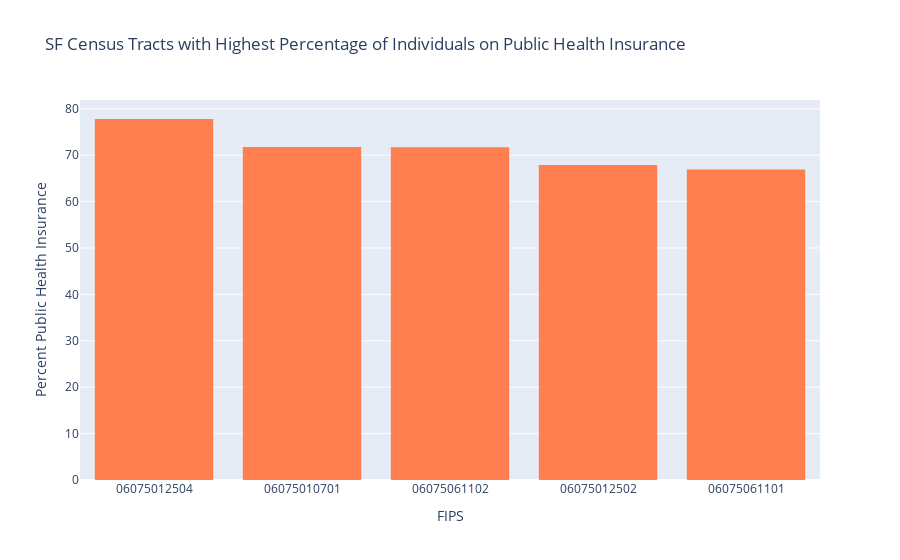

The notebook cell this image was saved under:
### Code cell
# creating an interactive bar chart for public health insurance coverage by census tract
HIdf_sorted[['FIPS','Percent Public Health Insurance']].head(5)

fig=px.bar(HIdf_sorted.head(5),
           x='FIPS',
           y='Percent Public Health Insurance',
           title='SF Census Tracts with Highest Percentage of Individuals on Public Health Insurance'
          )
fig.update_traces(marker_line_width=0, marker_color='coral')
           
fig.show()

### Figure 1 — Plotly figure (JSON) as saved in the notebook; plotly's stock layout.template omitted (floating-point values rounded to 4 significant figures)
{"data": [{"alignmentgroup": "True", "hovertemplate": "FIPS=%{x}<br>Percent Public Health Insurance=%{y}<extra></extra>", "legendgroup": "", "marker": {"color": "coral", "line": {"width": 0}, "pattern": {"shape": ""}}, "name": "", "offsetgroup": "", "orientation": "v", "showlegend": false, "textposition": "auto", "type": "bar", "x": ["06075012504", "06075010701", "06075061102", "06075012502", "06075061101"], "xaxis": "x", "y": [77.8, 71.75, 71.72, 67.88, 66.92], "yaxis": "y"}], "layout": {"autosize": true, "barmode": "relative", "legend": {"tracegroupgap": 0}, "title": {"text": "SF Census Tracts with Highest Percentage of Individuals on Public Health Insurance"}, "xaxis": {"anchor": "y", "autorange": true, "domain": [0, 1], "range": [-0.5, 4.5], "title": {"text": "FIPS"}, "type": "category"}, "yaxis": {"anchor": "x", "autorange": true, "domain": [0, 1], "range": [0, 81.89], "title": {"text": "Percent Public Health Insurance"}, "type": "linear"}}}
